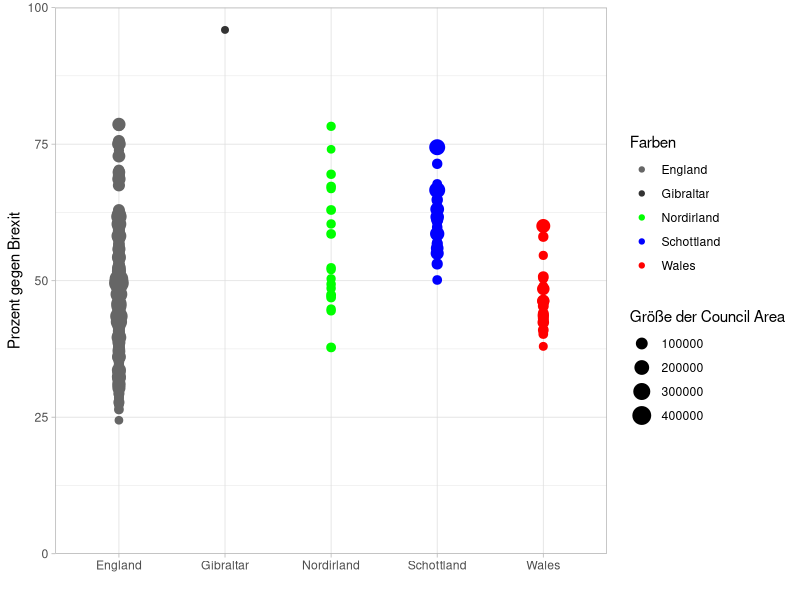

The R script that drew this image:
library(ggplot2)
library(ggthemes)
require(scales)
library(plyr)
options(scipen=999)


data = read.csv('brexitelectiondata.csv')
data$total = data$leave+data$remain
data$remainpercent = data$remain/data$total*100
data$country = substring(data$key,0,1)
data$country = revalue(data$country, c("B"="Gibraltar", "E"="England","W"="Wales","S"="Schottland","N"="Nordirland"))
data$fct = data$country
data$fct[data$fct!="England"]="Nicht England"

colors  <- as.character(c("asdf"="#666666", "Gibraltar"="#333333", "Nordirland"="#00ff00", "Schottland"="#0000ff","Wales"="#ff0000"))
colorscale <- scale_colour_manual(name="Farben", values=colors)


p = ggplot(data, aes(group=factor(country),color=country,y=remainpercent,x=factor(country))) +
  geom_point(aes(size=total)) +
  colorscale +
  scale_y_continuous(limits = c(0, 100),expand = c(0,0)) +
  scale_size(name="Größe der Council Area") +
  scale_x_discrete() +
  xlab("") +
  ylab("Prozent gegen Brexit") +
  theme_light()

p
